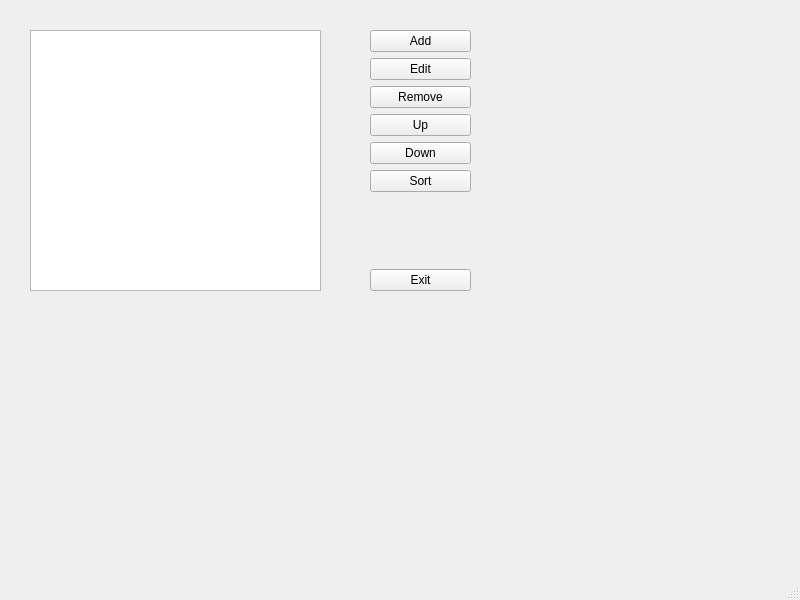
<?xml version="1.0" encoding="UTF-8"?>
<ui version="4.0">
 <class>MainWindow</class>
 <widget class="QMainWindow" name="MainWindow">
  <property name="geometry">
   <rect>
    <x>0</x>
    <y>0</y>
    <width>800</width>
    <height>600</height>
   </rect>
  </property>
  <property name="windowTitle">
   <string>MainWindow</string>
  </property>
  <widget class="QWidget" name="centralwidget">
   <widget class="QListWidget" name="listItems">
    <property name="geometry">
     <rect>
      <x>30</x>
      <y>30</y>
      <width>291</width>
      <height>261</height>
     </rect>
    </property>
   </widget>
   <widget class="QWidget" name="layoutWidget">
    <property name="geometry">
     <rect>
      <x>370</x>
      <y>30</y>
      <width>101</width>
      <height>261</height>
     </rect>
    </property>
    <layout class="QVBoxLayout" name="verticalLayout">
     <item>
      <widget class="QPushButton" name="btnAdd">
       <property name="text">
        <string>Add</string>
       </property>
      </widget>
     </item>
     <item>
      <widget class="QPushButton" name="btnEdit">
       <property name="text">
        <string>Edit</string>
       </property>
      </widget>
     </item>
     <item>
      <widget class="QPushButton" name="btnRemove">
       <property name="text">
        <string>Remove</string>
       </property>
      </widget>
     </item>
     <item>
      <widget class="QPushButton" name="btnUp">
       <property name="text">
        <string>Up</string>
       </property>
      </widget>
     </item>
     <item>
      <widget class="QPushButton" name="btnDown">
       <property name="text">
        <string>Down</string>
       </property>
      </widget>
     </item>
     <item>
      <widget class="QPushButton" name="btnSort">
       <property name="text">
        <string>Sort</string>
       </property>
      </widget>
     </item>
     <item>
      <spacer name="verticalSpacer">
       <property name="orientation">
        <enum>Qt::Vertical</enum>
       </property>
       <property name="sizeHint" stdset="0">
        <size>
         <width>20</width>
         <height>40</height>
        </size>
       </property>
      </spacer>
     </item>
     <item>
      <widget class="QPushButton" name="btnExit">
       <property name="text">
        <string>Exit</string>
       </property>
      </widget>
     </item>
    </layout>
   </widget>
  </widget>
  <widget class="QMenuBar" name="menubar">
   <property name="geometry">
    <rect>
     <x>0</x>
     <y>0</y>
     <width>800</width>
     <height>22</height>
    </rect>
   </property>
  </widget>
  <widget class="QStatusBar" name="statusbar"/>
 </widget>
 <resources/>
 <connections/>
</ui>
